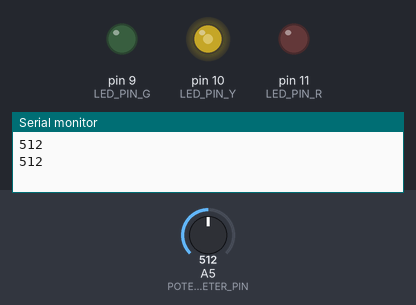
Simulated run of this sketch. Board: Arduino Uno, built with avr-gcc and run on an emulated ATmega328P. Parts: output pins drawn as LEDs (lit = HIGH), the last lines printed to the serial monitor. Dashed ring = blinking. The inputs (shaded band) are chosen by the test bench; at power-on: A5 (POTENTIOMETER_PIN) = 512.

Above: at 1.2 s.
1.3 s: A5 (POTENTIOMETER_PIN) set to 328
At 1.9 s:
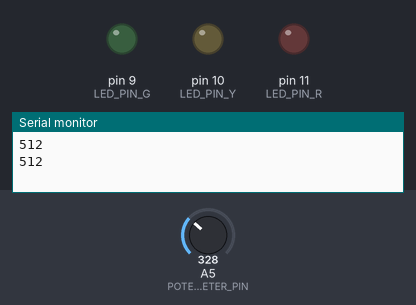
4.4 s: A5 (POTENTIOMETER_PIN) set to 122
At 4.9 s:
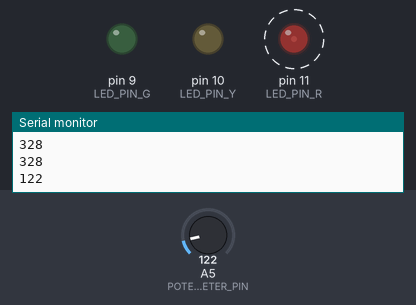
7.5 s: A5 (POTENTIOMETER_PIN) set to 685
At 9.2 s:
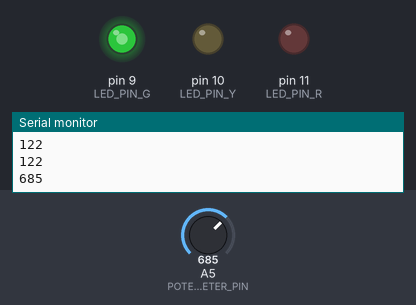
10.6 s: A5 (POTENTIOMETER_PIN) set to 665
At 12.42 s:
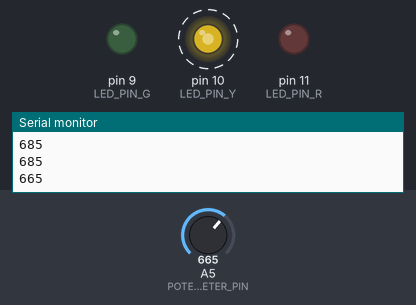
13.7 s: A5 (POTENTIOMETER_PIN) set to 900
At 14.08 s:
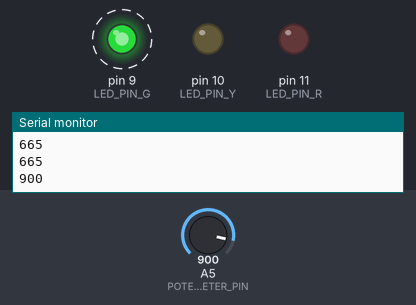
Timing chart, 0 to 17.8 s (numbered marks = the images above; inputs shaded):
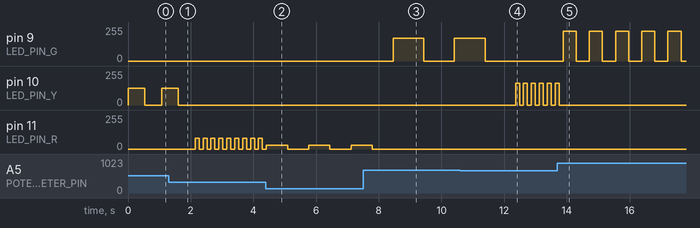

Measured:
- after the input at 1.3 s, pin 10 (LED_PIN_Y): goes on until 1.6 s, then stays 0/255; pin 11 (LED_PIN_R): alternates 81/255 for 0.13 s and 0/255 for 0.13 s, starting after 0.84 s
- after the input at 4.4 s, pin 11 (LED_PIN_R): alternates 30/255 for 0.68 s and 0/255 for 0.68 s, starting at once
- after the input at 7.5 s, pin 9 (LED_PIN_G): 0/255 → 170/255 after 0.97 s, → 0/255 0.97 s later, → 170/255 0.97 s later; pin 11 (LED_PIN_R): goes on until 7.8 s, then stays 0/255
- after the input at 10.6 s, pin 9 (LED_PIN_G): goes on until 11.4 s, then stays 0/255; pin 10 (LED_PIN_Y): alternates 165/255 for 0.13 s and 0/255 for 0.13 s, starting after 1.8 s
- after the input at 13.7 s, pin 9 (LED_PIN_G): alternates 224/255 for 0.42 s and 0/255 for 0.42 s, starting after 0.18 s; pin 10 (LED_PIN_Y): goes on until 13.8 s, then stays 0/255

The sketch:

6_Traffic_Light_System.ino
```cpp
/* This code is for a circuit that makes LEDs
change colors depening on the potentiometer value and
their intensity and rate of blinking also depends on the
potentiometer value.
*/

//Defining constants and variables
#define POTENTIOMETER_PIN A5
#define LED_PIN_R 11
#define LED_PIN_Y 10
#define LED_PIN_G 9

int ledBrightness=0;
int potValue=0;
int timeDelay=100;

//Setting up pin configurations
void setup(){
	Serial.begin(9600);
 	pinMode(LED_PIN_R, OUTPUT);
  	pinMode(LED_PIN_Y, OUTPUT);
  	pinMode(LED_PIN_G, OUTPUT);
}

/*Assigning values to set the LED brightness based on the
potentiometer values*/
void loop(){
	Serial.println(analogRead(POTENTIOMETER_PIN));
  	potValue=analogRead(POTENTIOMETER_PIN);
  	ledBrightness=0+(potValue-0)/(1023.0-0)*255;
/*Time delay negatively correlated to the
  potentiometer value, adjusts blinking(red)*/
 	if (potValue<=338){
      	timeDelay=1000-(potValue-0)/(338.0-0)*(900);
  		analogWrite(LED_PIN_R, ledBrightness);
      	delay(timeDelay);
        analogWrite(LED_PIN_R, 0);
      	delay(timeDelay);
      	analogWrite(LED_PIN_Y, 0);
      	analogWrite(LED_PIN_G, 0);

  }
 /*Time delay negatively correlated to the
  potentiometer value, adjusts blinking(yellow)*/
  	else if (potValue<=675){
        timeDelay=1000-(potValue-338)/(675.0-338.0)*(900);
    	analogWrite(LED_PIN_Y, ledBrightness);
      	delay(timeDelay);
        analogWrite(LED_PIN_Y, 0);
        delay(timeDelay);
      	analogWrite(LED_PIN_R, 0);
      	analogWrite(LED_PIN_G, 0);

  }
 /*Time delay negatively correlated to the
  potentiometer value, adjusts blinking(green)*/
  	else{
    	analogWrite(LED_PIN_G, ledBrightness);
       	timeDelay=1000-(potValue-675)/(1023.0-675.0)*(900);
      	delay(timeDelay);
        analogWrite(LED_PIN_G, 0);
        delay(timeDelay);
      	analogWrite(LED_PIN_Y, 0);

      	analogWrite(LED_PIN_R, 0);

  }

}
```
